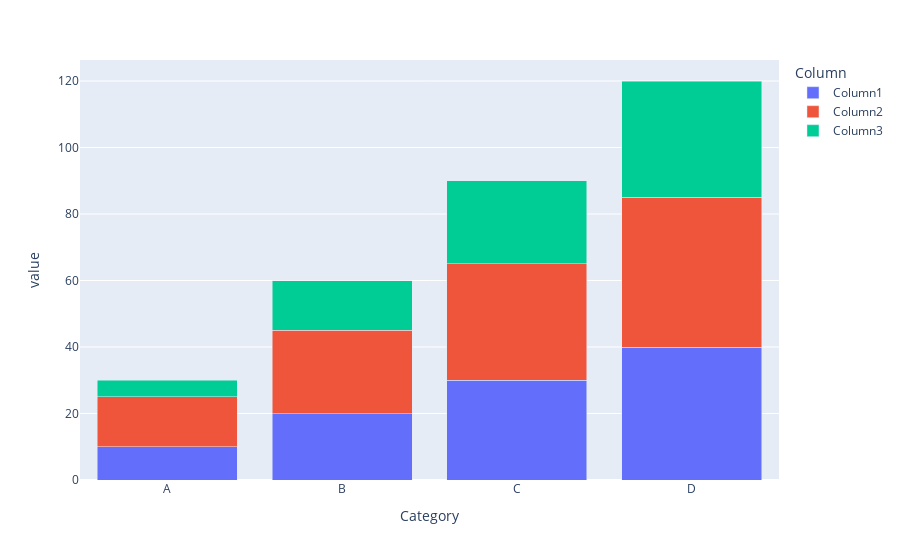

This figure's notebook cell:
### Code cell
import pandas as pd
import plotly.express as px



# Create a stacked bar chart with Plotly Express
fig = px.bar(dataframe_final, x = dataframe_final.index, y = 'value', color='Column', barmode='stack')

# Show the chart
fig.show()

### Figure 1 — Plotly figure (JSON) as saved in the notebook; plotly's stock layout.template omitted (floating-point values rounded to 4 significant figures)
{"data": [{"alignmentgroup": "True", "hovertemplate": "Column=Column1<br>Category=%{x}<br>value=%{y}<extra></extra>", "legendgroup": "Column1", "marker": {"color": "#636efa", "pattern": {"shape": ""}}, "name": "Column1", "offsetgroup": "Column1", "orientation": "v", "showlegend": true, "textposition": "auto", "type": "bar", "x": ["A", "B", "C", "D"], "xaxis": "x", "y": [10, 20, 30, 40], "yaxis": "y"}, {"alignmentgroup": "True", "hovertemplate": "Column=Column2<br>Category=%{x}<br>value=%{y}<extra></extra>", "legendgroup": "Column2", "marker": {"color": "#EF553B", "pattern": {"shape": ""}}, "name": "Column2", "offsetgroup": "Column2", "orientation": "v", "showlegend": true, "textposition": "auto", "type": "bar", "x": ["A", "B", "C", "D"], "xaxis": "x", "y": [15, 25, 35, 45], "yaxis": "y"}, {"alignmentgroup": "True", "hovertemplate": "Column=Column3<br>Category=%{x}<br>value=%{y}<extra></extra>", "legendgroup": "Column3", "marker": {"color": "#00cc96", "pattern": {"shape": ""}}, "name": "Column3", "offsetgroup": "Column3", "orientation": "v", "showlegend": true, "textposition": "auto", "type": "bar", "x": ["A", "B", "C", "D"], "xaxis": "x", "y": [5, 15, 25, 35], "yaxis": "y"}], "layout": {"barmode": "stack", "legend": {"title": {"text": "Column"}, "tracegroupgap": 0}, "margin": {"t": 60}, "xaxis": {"anchor": "y", "domain": [0, 1], "title": {"text": "Category"}}, "yaxis": {"anchor": "x", "domain": [0, 1], "title": {"text": "value"}}}}
